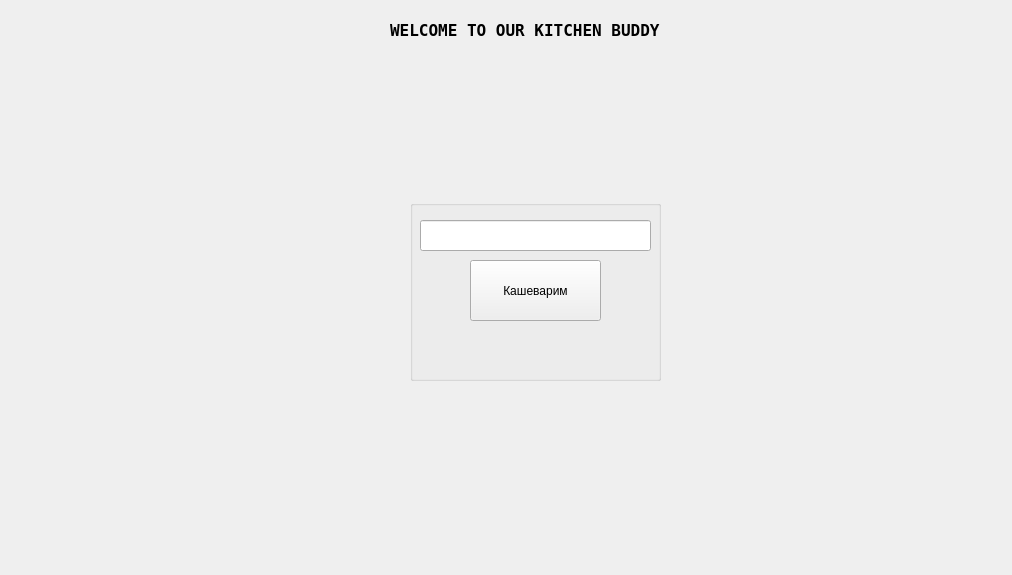
<?xml version="1.0" encoding="UTF-8"?>
<ui version="4.0">
 <class>Widget</class>
 <widget class="QWidget" name="Widget">
  <property name="enabled">
   <bool>true</bool>
  </property>
  <property name="geometry">
   <rect>
    <x>0</x>
    <y>0</y>
    <width>1012</width>
    <height>575</height>
   </rect>
  </property>
  <property name="sizePolicy">
   <sizepolicy hsizetype="Fixed" vsizetype="Fixed">
    <horstretch>0</horstretch>
    <verstretch>0</verstretch>
   </sizepolicy>
  </property>
  <property name="minimumSize">
   <size>
    <width>1012</width>
    <height>575</height>
   </size>
  </property>
  <property name="maximumSize">
   <size>
    <width>1012</width>
    <height>575</height>
   </size>
  </property>
  <property name="windowTitle">
   <string>IPKitchen</string>
  </property>
  <property name="windowIcon">
   <iconset resource="icons.qrc">
    <normaloff>:/ico/ico/knifes.ico</normaloff>:/ico/ico/knifes.ico</iconset>
  </property>
  <widget class="QLabel" name="lablePot">
   <property name="geometry">
    <rect>
     <x>390</x>
     <y>440</y>
     <width>256</width>
     <height>131</height>
    </rect>
   </property>
   <property name="text">
    <string/>
   </property>
   <property name="pixmap">
    <pixmap resource="icons.qrc">:/ico/ico/pot.ico</pixmap>
   </property>
  </widget>
  <widget class="QLabel" name="labelEdit">
   <property name="geometry">
    <rect>
     <x>390</x>
     <y>20</y>
     <width>308</width>
     <height>20</height>
    </rect>
   </property>
   <property name="font">
    <font>
     <family>Terminal</family>
     <pointsize>12</pointsize>
     <weight>75</weight>
     <bold>true</bold>
    </font>
   </property>
   <property name="text">
    <string>WELCOME TO OUR KITCHEN BUDDY</string>
   </property>
  </widget>
  <widget class="QLabel" name="labelTitle">
   <property name="geometry">
    <rect>
     <x>410</x>
     <y>110</y>
     <width>256</width>
     <height>66</height>
    </rect>
   </property>
   <property name="text">
    <string/>
   </property>
   <property name="pixmap">
    <pixmap resource="icons.qrc">:/ico/ico/lable.ico</pixmap>
   </property>
  </widget>
  <widget class="QGroupBox" name="groupBox">
   <property name="geometry">
    <rect>
     <x>410</x>
     <y>200</y>
     <width>251</width>
     <height>181</height>
    </rect>
   </property>
   <property name="title">
    <string/>
   </property>
   <widget class="QLineEdit" name="lineEditHostName">
    <property name="geometry">
     <rect>
      <x>10</x>
      <y>20</y>
      <width>231</width>
      <height>31</height>
     </rect>
    </property>
    <property name="text">
     <string/>
    </property>
   </widget>
   <widget class="QPushButton" name="pushButtonResolve">
    <property name="geometry">
     <rect>
      <x>60</x>
      <y>60</y>
      <width>131</width>
      <height>61</height>
     </rect>
    </property>
    <property name="text">
     <string>Кашеварим</string>
    </property>
   </widget>
  </widget>
  <widget class="QLabel" name="labelScoop">
   <property name="geometry">
    <rect>
     <x>440</x>
     <y>390</y>
     <width>251</width>
     <height>101</height>
    </rect>
   </property>
   <property name="text">
    <string/>
   </property>
   <property name="pixmap">
    <pixmap resource="icons.qrc">:/ico/ico/scoop.ico</pixmap>
   </property>
  </widget>
 </widget>
 <resources>
  <include location="icons.qrc"/>
 </resources>
 <connections/>
</ui>
